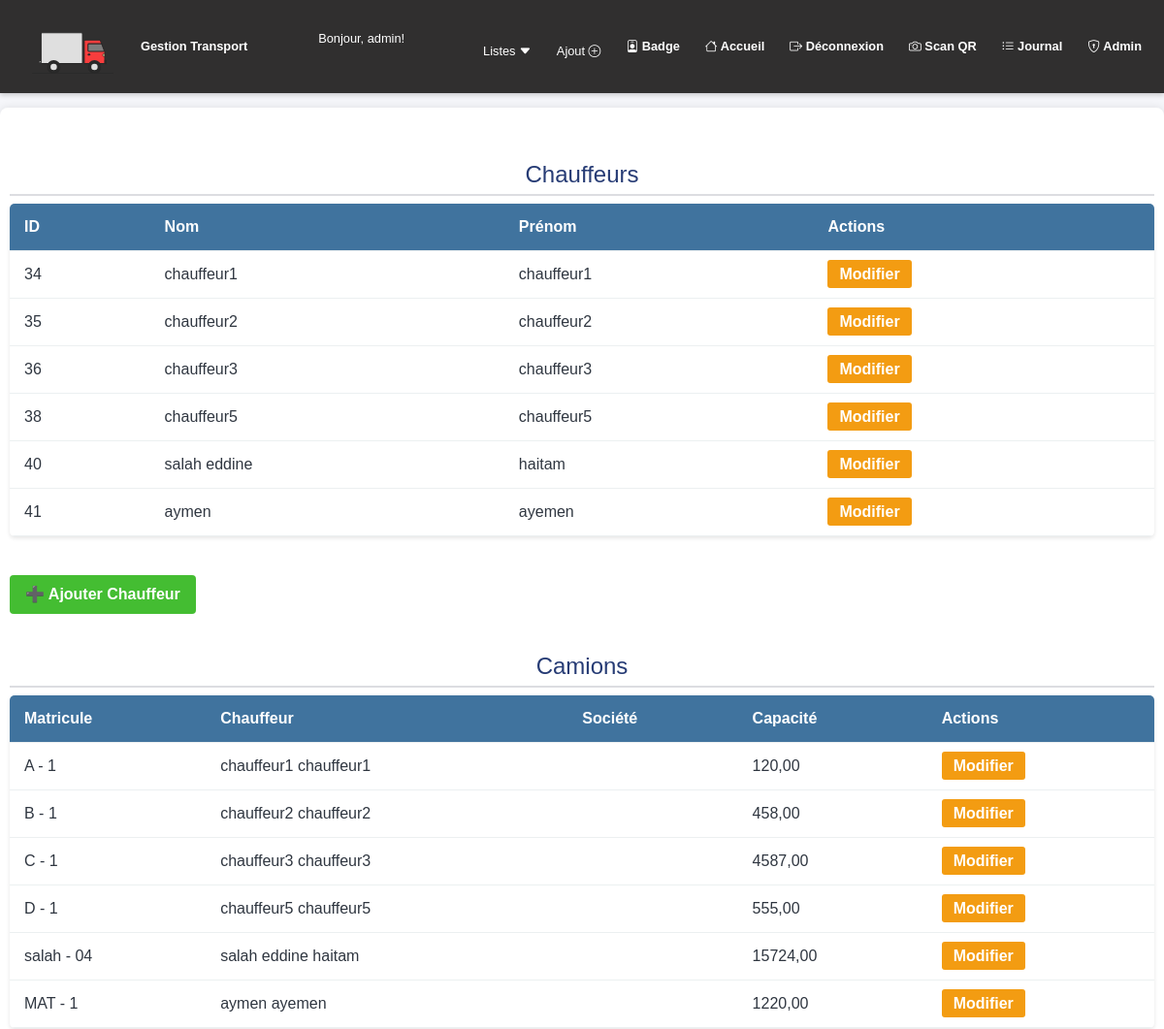
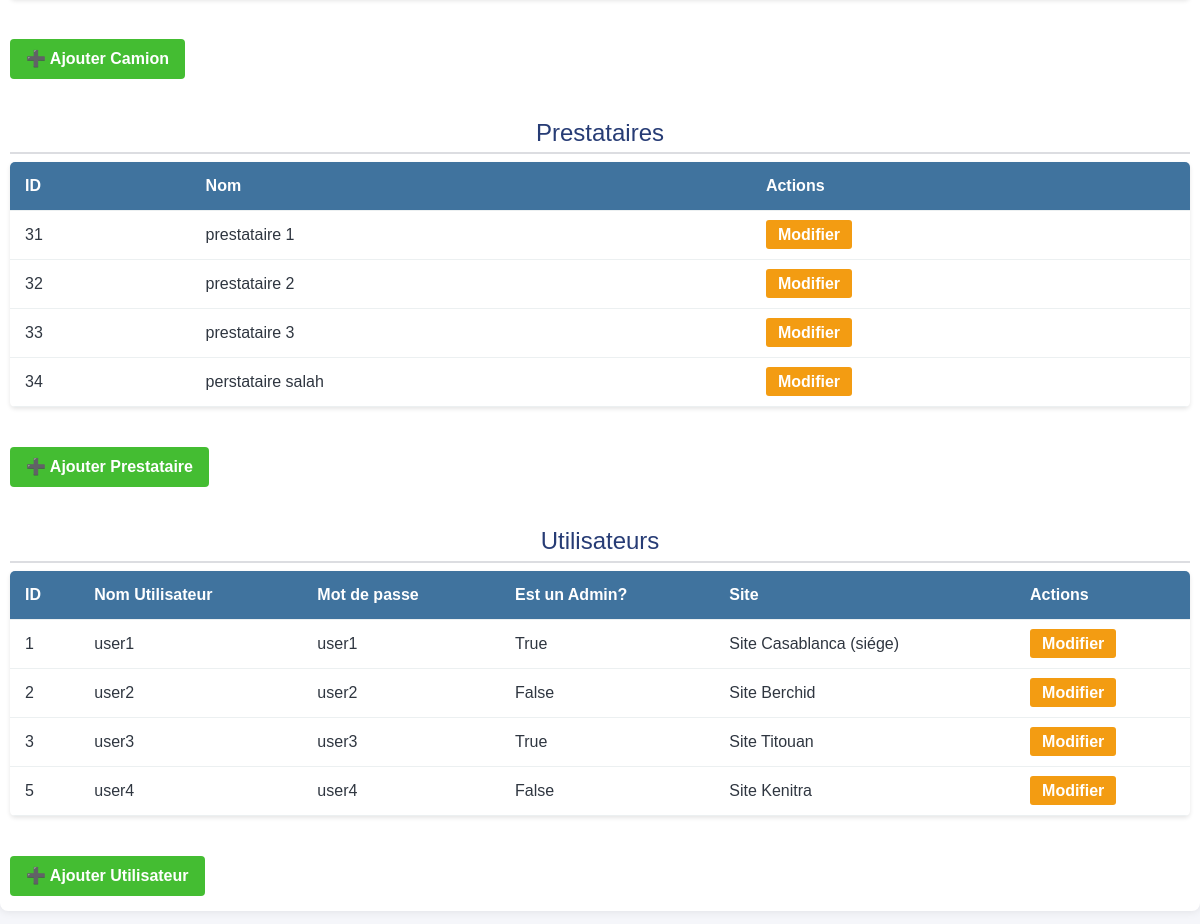
The page /interface_admin/ (signed in) on the database its author committed (2 pictures, top to bottom).
### app/models.py (models this page shows, shortened)
class chauffeur(models.Model):
    id_chauffeur = models.AutoField(primary_key=True)
    nom_chauffeur = models.CharField(max_length=50)
    prenom_chauffeur = models.CharField(max_length=50)
    permis_chauffeur = models.CharField(max_length=20, unique=True)
    prestataire = models.ForeignKey('prestataire', on_delete=models.CASCADE, null=True, blank=True)
    qr_code = models.ImageField(upload_to='qr_codes/', blank=True, null=True)
    def __str__(self):
        return f"{self.nom_chauffeur} {self.prenom_chauffeur}"

class camion(models.Model):
    id_camion = models.AutoField(primary_key=True)
    id_chauffeur = models.ForeignKey('chauffeur', on_delete=models.CASCADE)
    id_prestataire = models.ForeignKey('prestataire', on_delete=models.SET_NULL, null=True, blank=True)
    matricule_camion = models.CharField(max_length=20, unique=True)
    capacite = models.DecimalField(max_digits=10, decimal_places=2)

class prestataire(models.Model):
    id_prestataire = models.AutoField(primary_key=True)
    nom_prestataire = models.CharField(max_length=100)
    adresse_prestataire = models.CharField(max_length=255)
    frais_prestataire = models.DecimalField(max_digits=10, decimal_places=2)
    telephone_prestataire = models.CharField(max_length=15, unique=True)
    qr_code = models.ImageField(upload_to='qr_codes/', blank=True, null=True)

class Utilisateur(models.Model):
    id_user = models.AutoField(primary_key=True)
    username = models.CharField(max_length=150, unique=True)
    password = models.CharField(max_length=128)
    is_admin = models.BooleanField(default=False)
    site = models.ForeignKey('site', on_delete=models.CASCADE, null=True, blank=True)

class site(models.Model):
    id_site = models.AutoField(primary_key=True)
    nom_site = models.CharField(max_length=150)
    adresse_site = models.CharField(max_length=150)
    telephone_site = models.CharField(max_length=11)

### app/views.py (the view)
# urls.py: path('interface_admin/', views.interface_admin, name='interface_admin'),
def interface_admin(request):
    chauffeurs = chauffeur.objects.all()
    camions = camion.objects.all()
    prestataires = prestataire.objects.all()
    utilisateurs = Utilisateur.objects.all()
    return render(request, 'interface_admin.html', {
        'chauffeurs': chauffeurs,
        'camions': camions,
        'prestataires': prestataires,
        'utilisateurs': utilisateurs,
    })

### app/templates/interface_admin.html (shortened to what this page needs)
{% extends "base.html" %}
{% block content %}
<h2>Chauffeurs</h2>
<table>
    <tr>
        <th>ID</th>
        <th>Nom</th>
        <th>Prénom</th>
        <th>Actions</th>
    </tr>
    {% for ch in chauffeurs %}
    <tr>
        <td>{{ ch.id_chauffeur }}</td>
        <td>{{ ch.nom_chauffeur }}</td>
        <td>{{ ch.prenom_chauffeur }}</td>
        <td>
            <a class="action-link" href="{% url 'modifier_chauffeur' ch.id_chauffeur %}">Modifier</a>
        </td>
    </tr>
    {% endfor %}
</table>
<a class="add-button" href="{% url 'ajouter_chauffeur' %}">➕ Ajouter Chauffeur</a>
<h2>Camions</h2>
<table>
    <tr>
        <th>Matricule</th>
        <th>Chauffeur</th>
        <th>Société</th>
        <th>Capacité</th>
        <th>Actions</th>
    </tr>
    {% for cm in camions %}
    <tr>
        <td>{{ cm.matricule_camion }}</td>
        <td>{{ cm.id_chauffeur }}</td>
        <td>{{ cm.nom_societe }}</td>
        <td>{{ cm.capacite }}</td>
        <td>
            <a class="action-link" href="{% url 'modifier_camion' cm.id_camion %}">Modifier</a>
        </td>
    </tr>
    {% endfor %}
</table>
<a class="add-button" href="{% url 'ajouter_camion' %}">➕ Ajouter Camion</a>
<h2>Prestataires</h2>
<table>
    <tr>
        <th>ID</th>
        <th>Nom</th>
        <th>Actions</th>
    </tr>
    {% for pr in prestataires %}
    <tr>
        <td>{{ pr.id_prestataire }}</td>
        <td>{{ pr.nom_prestataire }}</td>
        <td>
            <a class="action-link" href="{% url 'modifier_prestataire' pr.id_prestataire %}">Modifier</a>
        </td>
    </tr>
    {% endfor %}
</table>
<a class="add-button" href="{% url 'ajouter_prestataire' %}">➕ Ajouter Prestataire</a>
{% if user.is_staff %}
<h2>Utilisateurs</h2>
<table>
    <tr>
        <th>ID</th>
        <th>Nom Utilisateur</th>
        <th>Mot de passe</th>
        <th>Est un Admin?</th>
        <th>Site</th>
        <th>Actions</th>
    </tr>
    {% for utilisateur in utilisateurs %}
    <tr>
        <td>{{ utilisateur.id_user }}</td>
        <td>{{ utilisateur.username }}</td>
        <td>{{ utilisateur.password }}</td>
        <td>{{ utilisateur.is_admin }}</td>
        <td>{{ utilisateur.site.nom_site }}</td>
        <td>
            <a class="action-link" href="{% url 'modifier_utilisateur' utilisateur.id_user %}">Modifier</a>
        </td>
    </tr>
    {% endfor %}
</table>
<a class="add-button" href="{% url 'ajouter_utilisateur' %}">➕ Ajouter Utilisateur</a>
{% endif%}
{% endblock %}

### app/templates/base.html (shortened to what this page needs)
<!DOCTYPE html>
<html lang="fr">
<head>
    <link href="https://cdn.jsdelivr.net/npm/bootstrap@5.3.0/dist/css/bootstrap.min.css" rel="stylesheet">
    <link rel="stylesheet" href="https://cdn.jsdelivr.net/npm/bootstrap-icons@1.10.0/font/bootstrap-icons.css">
</head>
<body>
    <nav>
        <div class="nav-title">
            <div class="loader">
                <div class="truckWrapper">
                  <div class="truckBody">
                  </div>
                  <div class="truckTires">
                    <svg
                      xmlns="http://www.w3.org/2000/svg"
                      fill="none"
                      viewBox="0 0 30 30"
                      class="tiresvg"
                    >
                      <circle
                        stroke-width="3"
                        stroke="#282828"
                        fill="#282828"
                        r="13.5"
                        cy="15"
                        cx="15"
                      ></circle>
                      <circle fill="#DFDFDF" r="7" cy="15" cx="15"></circle>
                    </svg>
                    <svg
                      xmlns="http://www.w3.org/2000/svg"
                      fill="none"
                      viewBox="0 0 30 30"
                      class="tiresvg"
                    >
                      <circle
                        stroke-width="3"
                        stroke="#282828"
                        fill="#282828"
                        r="13.5"
                        cy="15"
                        cx="15"
                      ></circle>
                      <circle fill="#DFDFDF" r="7" cy="15" cx="15"></circle>
                    </svg>
                  </div>
                  <div class="road"></div>
                </div>
              </div>
            <a style="text-decoration: none; color: white;"> Gestion Transport</a>
        </div>
        <div class="user-info">
            {% if user.is_authenticated %}
              <p>Bonjour, {{ user.username }}!</p>
            {% elif request.session.username %}
              <p>Bonjour, {{ request.session.username }}!</p>
            {% endif %}
        </div>
        <div class="nav-links">
          {% if user.is_authenticated or user.is_staff or user.get_is_admin == true  %}
            <div class="dropdown">
                <button class="dropbtn" onclick="toggleDropdown(this)">Listes <i class="bi bi-caret-down-fill"></i></button>
            </div>
            {% if request.session.is_admin or user.is_staff %}
              <div class="dropdown">
                <button class="dropbtn" onclick="toggleDropdown(this)">Ajout <i class="bi bi-plus-circle"></i></button>
              </div>
              <a href="{% url 'genere_bdg' %}"><i class="bi bi-person-badge"></i> Badge</a>
            {% endif %}
            <a href="{% url 'acceuil' %}" class="home-link"><i class="bi bi-house"></i> Accueil</a>
            <a href="{% url 'logout' %}"><i class="bi bi-box-arrow-right"></i> Déconnexion</a>
            {% if request.session.is_admin or user.is_staff %}
            <a href="{% url 'scan_qr' %}"><i class="bi bi-camera"></i> Scan QR</a>
            {% endif %}
            <a href="{% url 'afficher_entree_sortie' %}"><i class="bi bi-list-ul"></i> Journal</a>
          {% else %}
                <a href="{% url 'login' %}"><i class="bi bi-box-arrow-in-right"></i> Connexion</a>
          {% endif %}
            {% if request.session.is_admin or user.is_staff %}
                <a href="{% url 'interface_admin' %}" class="admin-link"><i class="bi bi-shield-lock"></i> Admin</a>
            {% endif %}
        </div>
    </nav>
    <div class="container">
        {% block content %}{% endblock %}
    </div>
</body>
</html>

### app/templates/base.html (style rules this page uses)
body { font-family: 'Segoe UI', Tahoma, Geneva, Verdana, sans-serif; background-color: #f5f6fa; color: #2f3640; margin: 0; padding: 0; padding-bottom: 20px; overflow-x: hidden; }
h2 { color: #273c75; text-align: center; font-size: 1.5rem; }
button { padding: 12px; border: none; border-radius: 6px; cursor: pointer; font-size: 16px; margin-top: 10px; width: 100%; transition: 0.3s ease; background-color: #273c75; color: white; }
nav { background-color: rgb(48, 47, 47); color: white; display: flex; justify-content: space-between; align-items: center; padding: 8px 15px; box-shadow: 0 2px 5px rgba(0, 0, 0, 0.2); flex-wrap: wrap; position: relative; }
.nav-title { font-weight: bold; display: flex; align-items: center; gap: 10px; font-size: 0.9rem; }
.nav-title a { font-size: 0.8rem; }
.nav-links { display: flex; gap: 10px; flex-wrap: wrap; align-items: center; }
.nav-links a { color: white; text-decoration: none; font-weight: bold; position: relative; font-size: 0.8rem; padding: 5px 8px; border-radius: 4px; transition: background-color 0.3s; }
.nav-links a::after { content: ""; position: absolute; width: 0%; height: 2px; bottom: -3px; left: 50%; transform: translateX(-50%); background-color: #00c8ff; transition: 0.3s; }
.container { max-width: 100%; margin: auto; padding: 15px 10px; background-color: white; margin-top: 15px; border-radius: 8px; box-shadow: 0 0 10px rgba(0,0,0,0.1); }
.loader { width: fit-content; height: fit-content; display: flex; align-items: center; justify-content: center; scale: 0.7; }
.truckWrapper { width: 120px; height: 80px; display: flex; flex-direction: column; position: relative; align-items: center; justify-content: flex-end; overflow-x: hidden; }
.truckBody { width: 100px; height: fit-content; margin-bottom: 6px; animation: motion 1s linear infinite; }
.truckTires { width: 100px; height: fit-content; display: flex; align-items: center; justify-content: space-between; padding: 0px 8px 0px 12px; position: absolute; bottom: 0; }
.truckTires svg { width: 20px; }
.road { width: 100%; height: 1.5px; background-color: #282828; position: relative; bottom: 0; align-self: flex-end; border-radius: 3px; }
.road::before { content: ""; position: absolute; width: 15px; height: 100%; background-color: #282828; right: -50%; border-radius: 3px; animation: roadAnimation 1.4s linear infinite; border-left: 8px solid white; }
.road::after { content: ""; position: absolute; width: 8px; height: 100%; background-color: #282828; right: -65%; border-radius: 3px; animation: roadAnimation 1.4s linear infinite; border-left: 3px solid white; }
img, svg { vertical-align: 0px; }
.dropdown { position: relative; display: inline-block; }
.dropbtn { background: none; color: white; font-size: 0.8rem; border: none; cursor: pointer; padding: 5px 8px; border-radius: 4px; transition: background-color 0.3s; }
.user-info { font-size: 0.8rem; text-align: center; margin: 5px 0; }

### app/templates/interface_admin.html (style rules this page uses)
body { font-family: Arial, sans-serif; background-color: #f5f6fa; color: #2f3640; }
h2 { margin-top: 40px; color: #273c75; border-bottom: 2px solid #dcdde1; padding-bottom: 5px; }
table { width: 100%; border-collapse: collapse; margin-bottom: 30px; background-color: #fff; box-shadow: 0 2px 4px rgba(0,0,0,0.1); border-radius: 5px; overflow: hidden; }
th, td { text-align: left; padding: 12px 15px; border-bottom: 1px solid #ecf0f1; }
th { background-color: #40739e; color: white; }
a { text-decoration: none; color: #3498db; font-weight: bold; }
.add-button { display: inline-block; margin-top: 10px; padding: 8px 16px; background-color: #44bd32; color: white; border-radius: 4px; text-decoration: none; font-weight: bold; transition: background-color 0.3s ease; }
.action-link { background-color: #f39c12; padding: 6px 12px; border-radius: 3px; color: white; }

### rows shown on the page
chauffeur: id_chauffeur "34", nom_chauffeur "chauffeur1", prenom_chauffeur "chauffeur1"
chauffeur: id_chauffeur "35", nom_chauffeur "chauffeur2", prenom_chauffeur "chauffeur2"
chauffeur: id_chauffeur "36", nom_chauffeur "chauffeur3", prenom_chauffeur "chauffeur3"
chauffeur: id_chauffeur "38", nom_chauffeur "chauffeur5", prenom_chauffeur "chauffeur5"
chauffeur: id_chauffeur "40", nom_chauffeur "salah eddine", prenom_chauffeur "haitam"
chauffeur: id_chauffeur "41", nom_chauffeur "aymen", prenom_chauffeur "ayemen"
camion: matricule_camion "A - 1", id_chauffeur "chauffeur1 chauffeur1", capacite "120,00"
camion: matricule_camion "B - 1", id_chauffeur "chauffeur2 chauffeur2", capacite "458,00"
camion: matricule_camion "C - 1", id_chauffeur "chauffeur3 chauffeur3", capacite "4587,00"
camion: matricule_camion "D - 1", id_chauffeur "chauffeur5 chauffeur5", capacite "555,00"
camion: matricule_camion "salah - 04", id_chauffeur "salah eddine haitam", capacite "15724,00"
camion: matricule_camion "MAT - 1", id_chauffeur "aymen ayemen", capacite "1220,00"
prestataire: id_prestataire "31", nom_prestataire "prestataire 1"
prestataire: id_prestataire "32", nom_prestataire "prestataire 2"
prestataire: id_prestataire "33", nom_prestataire "prestataire 3"
prestataire: id_prestataire "34", nom_prestataire "perstataire salah"
Utilisateur: id_user "1", username "user1", password "user1", is_admin "True", site.nom_site "Site Casablanca (siége)"
Utilisateur: id_user "2", username "user2", password "user2", is_admin "False", site.nom_site "Site Berchid"
Utilisateur: id_user "3", username "user3", password "user3", is_admin "True", site.nom_site "Site Titouan"
Utilisateur: id_user "5", username "user4", password "user4", is_admin "False", site.nom_site "Site Kenitra"

### other values the page prints
{{ user.username }} "admin"
